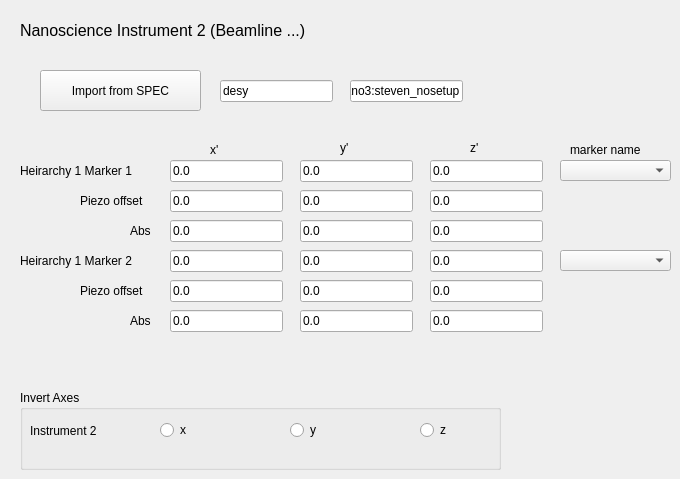
    <widget class="QWidget" name="tab_2">
     <attribute name="title">
      <string>Instrument 2</string>
     </attribute>
     <widget class="QLabel" name="label_12">
      <property name="geometry">
       <rect>
        <x>20</x>
        <y>20</y>
        <width>591</width>
        <height>21</height>
       </rect>
      </property>
      <property name="font">
       <font>
        <pointsize>12</pointsize>
       </font>
      </property>
      <property name="text">
       <string>Nanoscience Instrument 2 (Beamline ...)</string>
      </property>
     </widget>
     <widget class="QLabel" name="label_16">
      <property name="geometry">
       <rect>
        <x>80</x>
        <y>280</y>
        <width>81</width>
        <height>21</height>
       </rect>
      </property>
      <property name="text">
       <string>Piezo offset</string>
      </property>
     </widget>
     <widget class="QLineEdit" name="h1m2piy_ID01_piezo">
      <property name="geometry">
       <rect>
        <x>300</x>
        <y>280</y>
        <width>113</width>
        <height>22</height>
       </rect>
      </property>
      <property name="text">
       <string>0.0</string>
      </property>
     </widget>
     <widget class="QLineEdit" name="h1m2piz_ID01_piezo">
      <property name="geometry">
       <rect>
        <x>430</x>
        <y>280</y>
        <width>113</width>
        <height>22</height>
       </rect>
      </property>
      <property name="text">
       <string>0.0</string>
      </property>
     </widget>
     <widget class="QLabel" name="label_17">
      <property name="geometry">
       <rect>
        <x>340</x>
        <y>140</y>
        <width>31</width>
        <height>16</height>
       </rect>
      </property>
      <property name="layoutDirection">
       <enum>Qt::LeftToRight</enum>
      </property>
      <property name="text">
       <string>y'</string>
      </property>
     </widget>
     <widget class="QLineEdit" name="h1m2thy_ID01">
      <property name="geometry">
       <rect>
        <x>300</x>
        <y>250</y>
        <width>113</width>
        <height>22</height>
       </rect>
      </property>
      <property name="text">
       <string>0.0</string>
      </property>
     </widget>
     <widget class="QLineEdit" name="h1m1thx_ID01">
      <property name="geometry">
       <rect>
        <x>170</x>
        <y>160</y>
        <width>113</width>
        <height>22</height>
       </rect>
      </property>
      <property name="text">
       <string>0.0</string>
      </property>
     </widget>
     <widget class="QLineEdit" name="h1m1piy_ID01_piezo">
      <property name="geometry">
       <rect>
        <x>300</x>
        <y>190</y>
        <width>113</width>
        <height>22</height>
       </rect>
      </property>
      <property name="text">
       <string>0.0</string>
      </property>
     </widget>
     <widget class="QLabel" name="label_18">
      <property name="geometry">
       <rect>
        <x>80</x>
        <y>190</y>
        <width>81</width>
        <height>21</height>
       </rect>
      </property>
      <property name="text">
       <string>Piezo offset</string>
      </property>
     </widget>
     <widget class="QLineEdit" name="h1m2thz_ID01">
      <property name="geometry">
       <rect>
        <x>430</x>
        <y>250</y>
        <width>113</width>
        <height>22</height>
       </rect>
      </property>
      <property name="text">
       <string>0.0</string>
      </property>
     </widget>
     <widget class="QLineEdit" name="h1m1pix_ID01_piezo">
      <property name="geometry">
       <rect>
        <x>170</x>
        <y>190</y>
        <width>113</width>
        <height>22</height>
       </rect>
      </property>
      <property name="text">
       <string>0.0</string>
      </property>
     </widget>
     <widget class="QLineEdit" name="h1m1thy_ID01">
      <property name="geometry">
       <rect>
        <x>300</x>
        <y>160</y>
        <width>113</width>
        <height>22</height>
       </rect>
      </property>
      <property name="text">
       <string>0.0</string>
      </property>
     </widget>
     <widget class="QLabel" name="label_19">
      <property name="geometry">
       <rect>
        <x>210</x>
        <y>140</y>
        <width>31</width>
        <height>20</height>
       </rect>
      </property>
      <property name="layoutDirection">
       <enum>Qt::LeftToRight</enum>
      </property>
      <property name="text">
       <string>x'</string>
      </property>
     </widget>
     <widget class="QLabel" name="label_20">
      <property name="geometry">
       <rect>
        <x>20</x>
        <y>250</y>
        <width>141</width>
        <height>21</height>
       </rect>
      </property>
      <property name="text">
       <string>Heirarchy 1 Marker 2</string>
      </property>
     </widget>
     <widget class="QLabel" name="label_21">
      <property name="geometry">
       <rect>
        <x>20</x>
        <y>160</y>
        <width>141</width>
        <height>21</height>
       </rect>
      </property>
      <property name="text">
       <string>Heirarchy 1 Marker 1</string>
      </property>
     </widget>
     <widget class="QLineEdit" name="h1m1piz_ID01_piezo">
      <property name="geometry">
       <rect>
        <x>430</x>
        <y>190</y>
        <width>113</width>
        <height>22</height>
       </rect>
      </property>
      <property name="text">
       <string>0.0</string>
      </property>
     </widget>
     <widget class="QLineEdit" name="h1m1thz_ID01">
      <property name="geometry">
       <rect>
        <x>430</x>
        <y>160</y>
        <width>113</width>
        <height>22</height>
       </rect>
      </property>
      <property name="text">
       <string>0.0</string>
      </property>
     </widget>
     <widget class="QLineEdit" name="h1m2pix_ID01_piezo">
      <property name="geometry">
       <rect>
        <x>170</x>
        <y>280</y>
        <width>113</width>
        <height>22</height>
       </rect>
      </property>
      <property name="text">
       <string>0.0</string>
      </property>
     </widget>
     <widget class="QLabel" name="label_22">
      <property name="geometry">
       <rect>
        <x>470</x>
        <y>140</y>
        <width>31</width>
        <height>16</height>
       </rect>
      </property>
      <property name="layoutDirection">
       <enum>Qt::LeftToRight</enum>
      </property>
      <property name="text">
       <string>z'</string>
      </property>
     </widget>
     <widget class="QLineEdit" name="h1m2thx_ID01">
      <property name="geometry">
       <rect>
        <x>170</x>
        <y>250</y>
        <width>113</width>
        <height>22</height>
       </rect>
      </property>
      <property name="text">
       <string>0.0</string>
      </property>
     </widget>
     <widget class="QGroupBox" name="groupBox_4">
      <property name="geometry">
       <rect>
        <x>20</x>
        <y>390</y>
        <width>481</width>
        <height>80</height>
       </rect>
      </property>
      <property name="title">
       <string>Invert Axes</string>
      </property>
      <widget class="QRadioButton" name="rB_invert_inst2_z">
       <property name="geometry">
        <rect>
         <x>400</x>
         <y>30</y>
         <width>41</width>
         <height>20</height>
        </rect>
       </property>
       <property name="text">
        <string>z</string>
       </property>
       <property name="autoExclusive">
        <bool>false</bool>
       </property>
      </widget>
      <widget class="QLabel" name="label_11">
       <property name="geometry">
        <rect>
         <x>10</x>
         <y>30</y>
         <width>121</width>
         <height>21</height>
        </rect>
       </property>
       <property name="text">
        <string>Instrument 2</string>
       </property>
      </widget>
      <widget class="QRadioButton" name="rB_invert_inst2_x">
       <property name="geometry">
        <rect>
         <x>140</x>
         <y>30</y>
         <width>41</width>
         <height>20</height>
        </rect>
       </property>
       <property name="text">
        <string>x</string>
       </property>
       <property name="autoExclusive">
        <bool>false</bool>
       </property>
      </widget>
      <widget class="QRadioButton" name="rB_invert_inst2_y">
       <property name="geometry">
        <rect>
         <x>270</x>
         <y>30</y>
         <width>41</width>
         <height>20</height>
        </rect>
       </property>
       <property name="text">
        <string>y</string>
       </property>
       <property name="autoExclusive">
        <bool>false</bool>
       </property>
      </widget>
     </widget>
     <widget class="QPushButton" name="import_pos_spec">
      <property name="geometry">
       <rect>
        <x>40</x>
        <y>70</y>
        <width>161</width>
        <height>41</height>
       </rect>
      </property>
      <property name="text">
       <string>Import from SPEC</string>
      </property>
     </widget>
     <widget class="QLabel" name="label_36">
      <property name="geometry">
       <rect>
        <x>570</x>
        <y>140</y>
        <width>91</width>
        <height>20</height>
       </rect>
      </property>
      <property name="layoutDirection">
       <enum>Qt::LeftToRight</enum>
      </property>
      <property name="text">
       <string>marker name</string>
      </property>
     </widget>
     <widget class="QComboBox" name="h1m2_name_in_inst2">
      <property name="geometry">
       <rect>
        <x>560</x>
        <y>250</y>
        <width>111</width>
        <height>21</height>
       </rect>
      </property>
     </widget>
     <widget class="QComboBox" name="h1m1_name_in_inst2">
      <property name="geometry">
       <rect>
        <x>560</x>
        <y>160</y>
        <width>111</width>
        <height>21</height>
       </rect>
      </property>
     </widget>
     <widget class="QLineEdit" name="id01_spec_groupname">
      <property name="geometry">
       <rect>
        <x>220</x>
        <y>80</y>
        <width>113</width>
        <height>22</height>
       </rect>
      </property>
      <property name="text">
       <string>desy</string>
      </property>
     </widget>
     <widget class="QLineEdit" name="id01_spec_session_name">
      <property name="geometry">
       <rect>
        <x>350</x>
        <y>80</y>
        <width>113</width>
        <height>22</height>
       </rect>
      </property>
      <property name="text">
       <string>nano3:steven_nosetup</string>
      </property>
     </widget>
     <widget class="QLabel" name="label_34">
      <property name="geometry">
       <rect>
        <x>130</x>
        <y>220</y>
        <width>31</width>
        <height>21</height>
       </rect>
      </property>
      <property name="text">
       <string>Abs</string>
      </property>
     </widget>
     <widget class="QLabel" name="label_39">
      <property name="geometry">
       <rect>
        <x>130</x>
        <y>310</y>
        <width>31</width>
        <height>21</height>
       </rect>
      </property>
      <property name="text">
       <string>Abs</string>
      </property>
     </widget>
     <widget class="QLineEdit" name="h1m1x_ID01_abs">
      <property name="geometry">
       <rect>
        <x>170</x>
        <y>220</y>
        <width>113</width>
        <height>22</height>
       </rect>
      </property>
      <property name="text">
       <string>0.0</string>
      </property>
     </widget>
     <widget class="QLineEdit" name="h1m1y_ID01_abs">
      <property name="geometry">
       <rect>
        <x>300</x>
        <y>220</y>
        <width>113</width>
        <height>22</height>
       </rect>
      </property>
      <property name="text">
       <string>0.0</string>
      </property>
     </widget>
     <widget class="QLineEdit" name="h1m1z_ID01_abs">
      <property name="geometry">
       <rect>
        <x>430</x>
        <y>220</y>
        <width>113</width>
        <height>22</height>
       </rect>
      </property>
      <property name="text">
       <string>0.0</string>
      </property>
     </widget>
     <widget class="QLineEdit" name="h1m2x_ID01_abs">
      <property name="geometry">
       <rect>
        <x>170</x>
        <y>310</y>
        <width>113</width>
        <height>22</height>
       </rect>
      </property>
      <property name="text">
       <string>0.0</string>
      </property>
     </widget>
     <widget class="QLineEdit" name="h1m2y_ID01_abs">
      <property name="geometry">
       <rect>
        <x>300</x>
        <y>310</y>
        <width>113</width>
        <height>22</height>
       </rect>
      </property>
      <property name="text">
       <string>0.0</string>
      </property>
     </widget>
     <widget class="QLineEdit" name="h1m2z_ID01_abs">
      <property name="geometry">
       <rect>
        <x>430</x>
        <y>310</y>
        <width>113</width>
        <height>22</height>
       </rect>
      </property>
      <property name="text">
       <string>0.0</string>
      </property>
     </widget>
    </widget>
